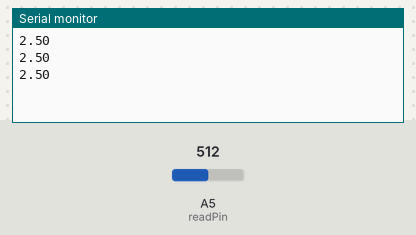
The sketch below on a simulated Arduino Uno, built with avr-gcc and run on an emulated ATmega328P. On the bench: the last lines printed to the serial monitor. The inputs (shaded band) are chosen by the test bench; at power-on: A5 (readPin) = 512.

Above: at 1.3 s.
1.4 s: A5 (readPin) set to 716
At 1.9 s:
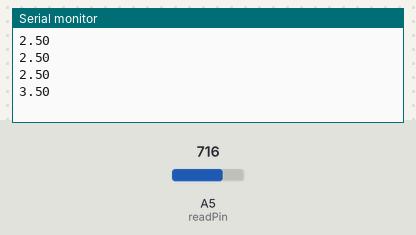
2.9 s: A5 (readPin) set to 900
At 3.4 s:
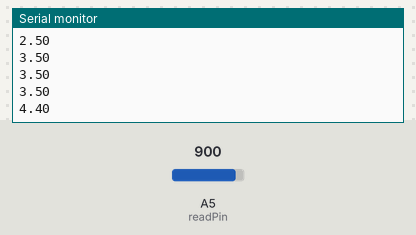
Timing chart, 0 to 5.9 s (numbered marks = the images above; inputs shaded):
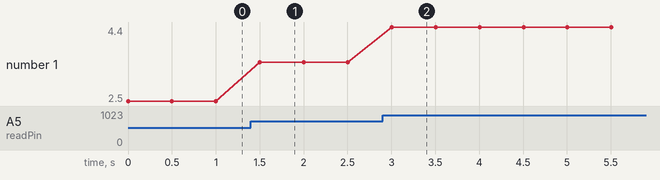

Measured:
- after the input at 1.4 s, the serial monitor: prints a new line after 0.10 s (image 1)
- after the input at 2.9 s, the serial monitor: prints a new line after 0.10 s (image 2)
- plotted number 1: 2.5 → 3.5 after the input at 1.4 s, 3.5 → 4.4 after the input at 2.9 s

The sketch:

Analog_Read.ino
```cpp
int readPin = A5;
float V2 = 0;
int delayTime = 500;

void setup() {
  pinMode(readPin, INPUT);
  Serial.begin(9600);
}

void loop() {
  V2 = analogRead(readPin) * (5. / 1023.);
  Serial.println(V2);
  delay(delayTime);
}
```
